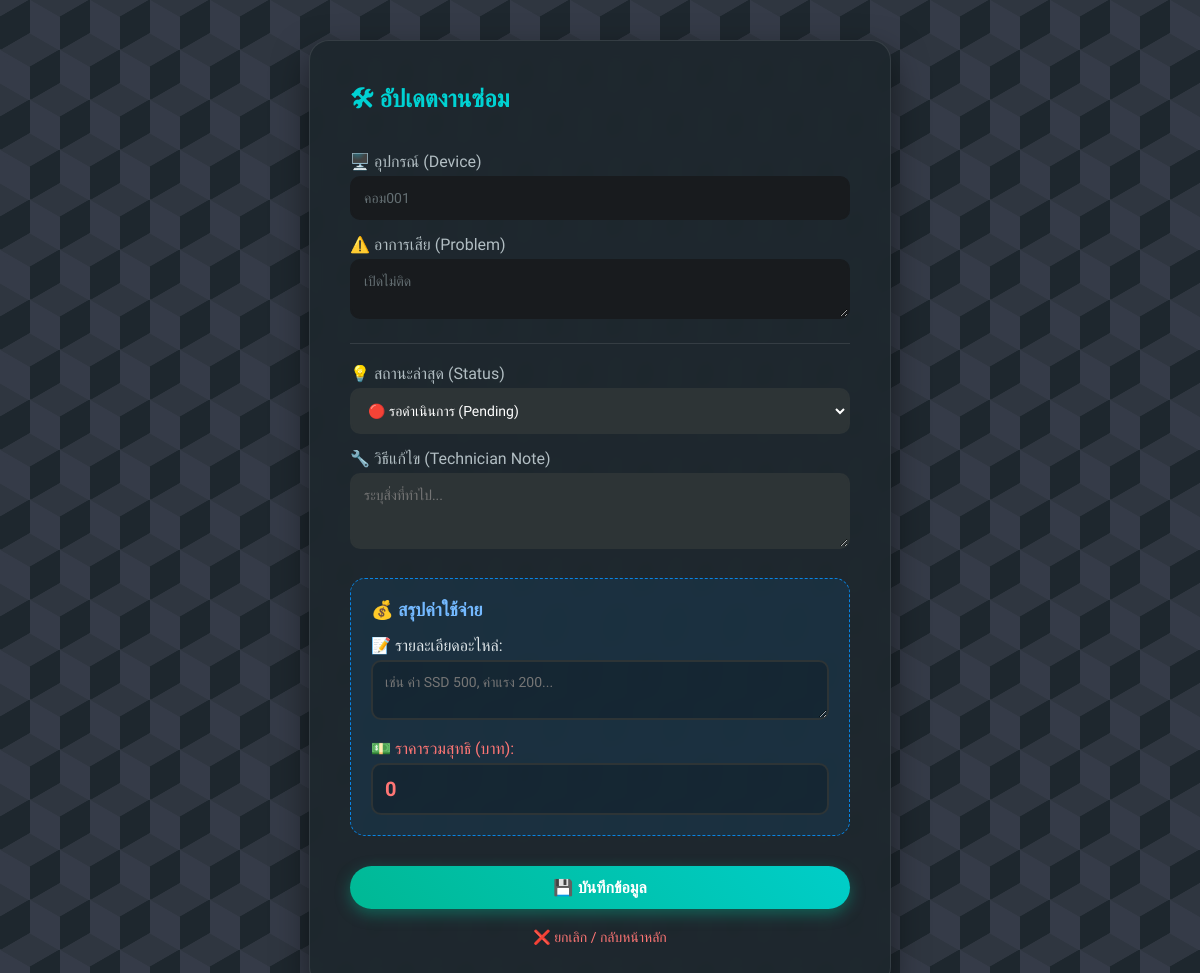
Screenshot of /update/2 (signed in) with the database file from the repository.
### tables this page shows
CREATE TABLE repairs (
    repair_id INTEGER PRIMARY KEY AUTOINCREMENT,
    user_id INTEGER NOT NULL,
    device_name TEXT NOT NULL,
    problem_detail TEXT NOT NULL,
    location TEXT NOT NULL,
    status TEXT DEFAULT 'Pending',
    report_date TIMESTAMP DEFAULT CURRENT_TIMESTAMP,
    technician_note TEXT,
    spare_parts TEXT, 
    cost INTEGER DEFAULT 0,
    FOREIGN KEY (user_id) REFERENCES users (user_id)
);

### app.py (the view, shortened to what this page needs)
@app.route('/update/<int:repair_id>', methods=['GET', 'POST'])
def update_repair(repair_id):
    if session.get('role') != 'admin':
        return redirect(url_for('login'))
    conn = get_db_connection()
    repair = conn.execute('SELECT * FROM repairs WHERE repair_id = ?', (repair_id,)).fetchone()
    conn.close()
    return render_template('update_repair.html', repair=repair)

### app.py (called while the page is built)
def get_db_connection():
    conn = sqlite3.connect('maintenance.db')
    conn.row_factory = sqlite3.Row
    return conn

### templates/update_repair.html (shortened to what this page needs)
<!DOCTYPE html>
<html lang="th">
<head>
    <link rel="stylesheet" href="{{ url_for('static', filename='style.css') }}">
</head>
<body>
    <div class="update-box">
        <h1>🛠 อัปเดตงานซ่อม</h1>
        <form method="POST">
            <label>🖥️ อุปกรณ์ (Device)</label>
            <input type="text" value="{{ repair['device_name'] }}" class="readonly" readonly>
            <label>⚠️ อาการเสีย (Problem)</label>
            <textarea rows="2" class="readonly" readonly>{{ repair['problem_detail'] }}</textarea>
            <div style="margin: 20px 0; border-top: 1px solid rgba(255,255,255,0.1);"></div>
            <label>💡 สถานะล่าสุด (Status)</label>
            <select name="status">
                <option value="Pending" {% if repair['status'] == 'Pending' %}selected{% endif %}>🔴 รอดำเนินการ (Pending)</option>
            </select>
            <label>🔧 วิธีแก้ไข (Technician Note)</label>
            <textarea name="technician_note" rows="3" placeholder="ระบุสิ่งที่ทำไป...">{{ repair['technician_note'] or '' }}</textarea>
            <div class="cost-section">
                <div class="cost-label">💰 สรุปค่าใช้จ่าย</div>
                <label style="color: #dfe6e9;">📝 รายละเอียดอะไหล่:</label>
                <textarea name="spare_parts" rows="2" placeholder="เช่น ค่า SSD 500, ค่าแรง 200..." style="background: rgba(0,0,0,0.2);">{{ repair['spare_parts'] or '' }}</textarea>
                <label style="color: #ff7675; margin-top: 15px;">💵 ราคารวมสุทธิ (บาท):</label>
                <input type="number" name="cost" placeholder="0" value="{{ repair['cost'] or 0 }}" style="font-size: 20px; font-weight: bold; color: #ff7675; background: rgba(0,0,0,0.2);">
            </div>
            <button type="submit" class="btn-save">💾 บันทึกข้อมูล</button>
        </form>
        <a href="{{ url_for('dashboard') }}" class="back-link">❌ ยกเลิก / กลับหน้าหลัก</a>
    </div>
</body>
</html>

### static/style.css (style rules this page uses)
:root { --primary-blue: #54a0ff; --light-blue: #2e86de; --teal: #00d2d3; --bg-color: #1e272e; --text-color: #dfe6e9; --border-radius: 15px; --card-bg: rgba(30, 39, 46, 0.95); --input-bg: #2f3640; --border-color: rgba(255,255,255,0.1); }
body { font-family: 'Prompt', sans-serif; color: var(--text-color); margin: 0; padding: 40px 20px; min-height: 100vh; background-color: #1e272e; background-image: linear-gradient(30deg, #2f3640 12%, transparent 12.5%, transparent 87%, #2f3640 87.5%, #2f3640), linear-gradient(150deg, #2f3640 12%, transparent 12.5%, transparent 87%, #2f3640 87.5%, #2f3640), linear-gradient(30deg, #2f3640 12%, transparent 12.5%, transparent 87%, #2f3640 87.5%, #2f3640), linear-gradient(150deg, #2f3640 12%, transparent 12.5%, transparent 87%, #2f3640 87.5%, #2f3640), linear-gradient(60deg, #353b48 25%, transparent 25.5%, transparent 75%, #353b48 75%, #353b48), linear-gradient(60deg, #353b48 25%, transparent 25.5%, transparent 75%, #353b48 75%, #353b48); background-size: 60px 100px; background-position: 0 0, 0 0, 30px 50px, 30px 50px, 0 0, 30px 50px; display: flex; justify-content: center; }
h1 { color: var(--primary-blue); margin: 0; display: flex; align-items: center; font-size: 24px; }

### templates/update_repair.html (style rules this page uses)
body { background-color: #1e272e; color: #dfe6e9; display: flex; justify-content: center; align-items: center; min-height: 100vh; }
.update-box { background: rgba(30, 39, 46, 0.95); padding: 40px; border-radius: 20px; box-shadow: 0 15px 35px rgba(0,0,0,0.5); border: 1px solid rgba(255,255,255,0.1); width: 100%; max-width: 500px; backdrop-filter: blur(10px); }
h1 { color: #00d2d3; text-align: center; margin-bottom: 30px; font-size: 24px; }
label { font-weight: 500; color: #b2bec3; margin-top: 15px; display: block; margin-bottom: 5px; }
input, textarea, select { width: 100%; padding: 12px; border-radius: 10px; border: 2px solid #2d3436; background-color: #2d3436; color: white; font-family: 'Prompt', sans-serif; font-size: 14px; box-sizing: border-box; transition: 0.3s; }
.readonly { background-color: #181b1e; border-color: #181b1e; color: #636e72; cursor: not-allowed; }
.cost-section { background: rgba(9, 132, 227, 0.1); padding: 20px; border-radius: 15px; margin-top: 25px; border: 1px dashed #0984e3; }
.cost-label { color: #74b9ff; font-size: 18px; font-weight: 600; margin-bottom: 15px; display: flex; align-items: center; gap: 10px; }
.btn-save { margin-top: 30px; padding: 12px; width: 100%; background: linear-gradient(45deg, #00b894, #00cec9); border: none; border-radius: 50px; color: white; font-weight: bold; font-size: 16px; cursor: pointer; box-shadow: 0 5px 15px rgba(0, 184, 148, 0.4); transition: transform 0.2s; }
.back-link { display: block; text-align: center; margin-top: 20px; color: #ff7675; text-decoration: none; font-size: 14px; transition: 0.2s; }

### rows the page displays
repairs: device_name "คอม001", problem_detail "เปิดไม่ติด", status "🔴 รอดำเนินการ (Pending)", cost "0"
